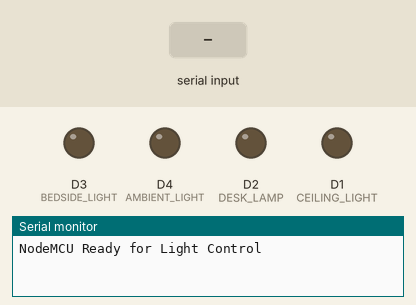
This sketch was run on a simulated ESP8266 (NodeMCU). Shown: output pins drawn as LEDs (lit = HIGH), the last lines printed to the serial monitor. The inputs (shaded band) are chosen by the test bench.

Above: at 1.2 s.
1.3 s: "1" received over Serial
At 2.0 s:
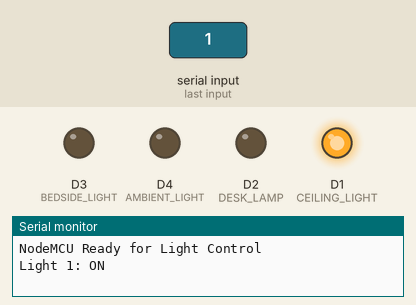
2.8 s: "5" received over Serial
At 3.1 s:
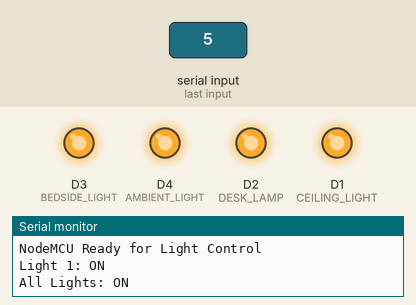
4.3 s: "2" received over Serial
At 5.5 s:
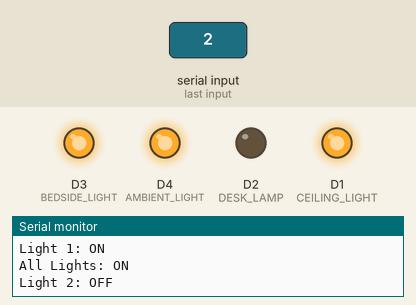
5.8 s: "3" received over Serial
At 6.6 s:
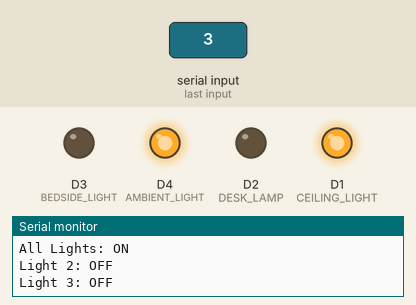
7.3 s: "1" received over Serial
At 7.8 s:
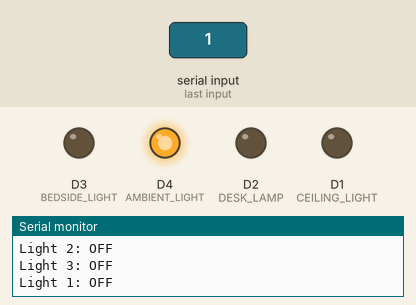
8.8 s: "4" received over Serial
At 10.1 s:
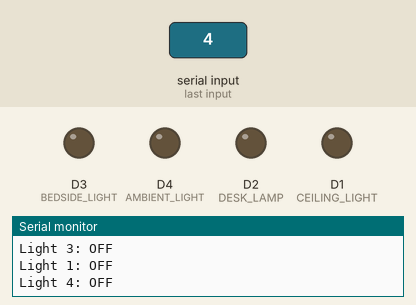
Timing chart, 0 to 11.3 s (numbered marks = the images above; inputs shaded):
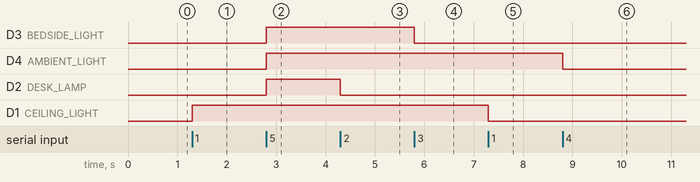

Measured:
- after the input at 1.3 s, D1 (CEILING_LIGHT): LOW → HIGH at once
- after the input at 2.8 s, D3 (BEDSIDE_LIGHT), D4 (AMBIENT_LIGHT), D2 (DESK_LAMP): LOW → HIGH at once
- after the input at 4.3 s, D2 (DESK_LAMP): HIGH → LOW at once
- after the input at 5.8 s, D3 (BEDSIDE_LIGHT): HIGH → LOW at once
- after the input at 7.3 s, D1 (CEILING_LIGHT): HIGH → LOW at once
- after the input at 8.8 s, D4 (AMBIENT_LIGHT): HIGH → LOW at once

The sketch:

nodemcu_light_controller.ino
```cpp
#include <ESP8266WiFi.h>

#define CEILING_LIGHT D1
#define DESK_LAMP D2
#define BEDSIDE_LIGHT D3
#define AMBIENT_LIGHT D4

bool ceilingState = false;
bool deskState = false;
bool bedsideState = false;
bool ambientState = false;

void setup() {
    Serial.begin(9600);
    pinMode(CEILING_LIGHT, OUTPUT);
    pinMode(DESK_LAMP, OUTPUT);
    pinMode(BEDSIDE_LIGHT, OUTPUT);
    pinMode(AMBIENT_LIGHT, OUTPUT);

    digitalWrite(CEILING_LIGHT, LOW);
    digitalWrite(DESK_LAMP, LOW);
    digitalWrite(BEDSIDE_LIGHT, LOW);
    digitalWrite(AMBIENT_LIGHT, LOW);

    Serial.println("NodeMCU Ready for Light Control");
}

void loop() {
    if (Serial.available()) {
        char command = Serial.read();

        switch (command) {
            case '1':
                ceilingState = !ceilingState;
                digitalWrite(CEILING_LIGHT, ceilingState ? HIGH : LOW);
                Serial.println(ceilingState ? "Light 1: ON" : "Light 1: OFF");
                break;
            case '2':
                deskState = !deskState;
                digitalWrite(DESK_LAMP, deskState ? HIGH : LOW);
                Serial.println(deskState ? "Light 2: ON" : "Light 2: OFF");
                break;
            case '3':
                bedsideState = !bedsideState;
                digitalWrite(BEDSIDE_LIGHT, bedsideState ? HIGH : LOW);
                Serial.println(bedsideState ? "Light 3: ON" : "Light 3: OFF");
                break;
            case '4':
                ambientState = !ambientState;
                digitalWrite(AMBIENT_LIGHT, ambientState ? HIGH : LOW);
                Serial.println(ambientState ? "Light 4: ON" : "Light 4: OFF");
                break;
            case '5':
                // Toggle all lights
                bool newState = !(ceilingState && deskState && bedsideState && ambientState);
                ceilingState = deskState = bedsideState = ambientState = newState;

                digitalWrite(CEILING_LIGHT, ceilingState ? HIGH : LOW);
                digitalWrite(DESK_LAMP, deskState ? HIGH : LOW);
                digitalWrite(BEDSIDE_LIGHT, bedsideState ? HIGH : LOW);

                digitalWrite(AMBIENT_LIGHT, ambientState ? HIGH : LOW);

                Serial.println(newState ? "All Lights: ON" : "All Lights: OFF");
                break;
        }
    }
}
```
